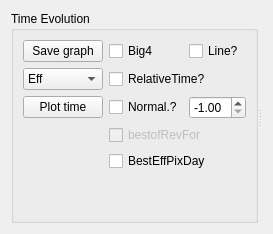
       <widget class="QWidget" name="TimeEvol">
        <attribute name="title">
         <string>TimeEvol</string>
        </attribute>
        <layout class="QHBoxLayout" name="horizontalLayout_6">
         <item>
          <widget class="QSplitter" name="splitter_6">
           <property name="orientation">
            <enum>Qt::Horizontal</enum>
           </property>
           <widget class="QGroupBox" name="groupBox_PVPTime">
            <property name="sizePolicy">
             <sizepolicy hsizetype="Maximum" vsizetype="Maximum">
              <horstretch>0</horstretch>
              <verstretch>0</verstretch>
             </sizepolicy>
            </property>
            <property name="title">
             <string>Time Evolution</string>
            </property>
            <layout class="QGridLayout" name="gridLayout_8">
             <item row="2" column="1">
              <widget class="QCheckBox" name="checkBox_PVPTimeNormal">
               <property name="text">
                <string>Normal.?</string>
               </property>
              </widget>
             </item>
             <item row="2" column="0">
              <widget class="QPushButton" name="pushButton_PVPTimePlot">
               <property name="text">
                <string>Plot time</string>
               </property>
              </widget>
             </item>
             <item row="3" column="1" colspan="2">
              <widget class="QCheckBox" name="checkBox_bestofRevFor">
               <property name="enabled">
                <bool>false</bool>
               </property>
               <property name="text">
                <string>bestofRevFor</string>
               </property>
              </widget>
             </item>
             <item row="4" column="1" colspan="2">
              <widget class="QCheckBox" name="checkBox_BestEffPixDay">
               <property name="text">
                <string>BestEffPixDay</string>
               </property>
              </widget>
             </item>
             <item row="1" column="1" colspan="2">
              <widget class="QCheckBox" name="checkBox_PVPTimeRelativeTime">
               <property name="text">
                <string>RelativeTime?</string>
               </property>
              </widget>
             </item>
             <item row="0" column="1">
              <widget class="QCheckBox" name="checkBox_PVPTimeBig4">
               <property name="text">
                <string>Big4</string>
               </property>
              </widget>
             </item>
             <item row="0" column="2">
              <widget class="QCheckBox" name="checkBox_PVPTimeLine">
               <property name="text">
                <string>Line?</string>
               </property>
              </widget>
             </item>
             <item row="1" column="0">
              <widget class="QComboBox" name="comboBox_PVPTimeParam">
               <item>
                <property name="text">
                 <string>Eff</string>
                </property>
               </item>
               <item>
                <property name="text">
                 <string>FF</string>
                </property>
               </item>
               <item>
                <property name="text">
                 <string>Voc</string>
                </property>
               </item>
               <item>
                <property name="text">
                 <string>Jsc</string>
                </property>
               </item>
              </widget>
             </item>
             <item row="0" column="0">
              <widget class="QPushButton" name="pushButton_SavePVPTime">
               <property name="text">
                <string>Save graph</string>
               </property>
              </widget>
             </item>
             <item row="2" column="2">
              <widget class="QDoubleSpinBox" name="spinBox_PVPTimeNormalPoint">
               <property name="minimum">
                <double>-1.000000000000000</double>
               </property>
               <property name="singleStep">
                <double>0.100000000000000</double>
               </property>
               <property name="value">
                <double>-1.000000000000000</double>
               </property>
              </widget>
             </item>
             <item row="5" column="1">
              <spacer name="verticalSpacer">
               <property name="orientation">
                <enum>Qt::Vertical</enum>
               </property>
               <property name="sizeHint" stdset="0">
                <size>
                 <width>20</width>
                 <height>40</height>
                </size>
               </property>
              </spacer>
             </item>
            </layout>
           </widget>
           <widget class="QWidget" name="widget_PVPTime" native="true">
            <property name="sizePolicy">
             <sizepolicy hsizetype="Expanding" vsizetype="Expanding">
              <horstretch>0</horstretch>
              <verstretch>0</verstretch>
             </sizepolicy>
            </property>
            <layout class="QGridLayout" name="gridLayout_10">
             <property name="leftMargin">
              <number>0</number>
             </property>
             <property name="topMargin">
              <number>0</number>
             </property>
             <property name="rightMargin">
              <number>0</number>
             </property>
             <property name="bottomMargin">
              <number>0</number>
             </property>
            </layout>
           </widget>
          </widget>
         </item>
        </layout>
       </widget>
